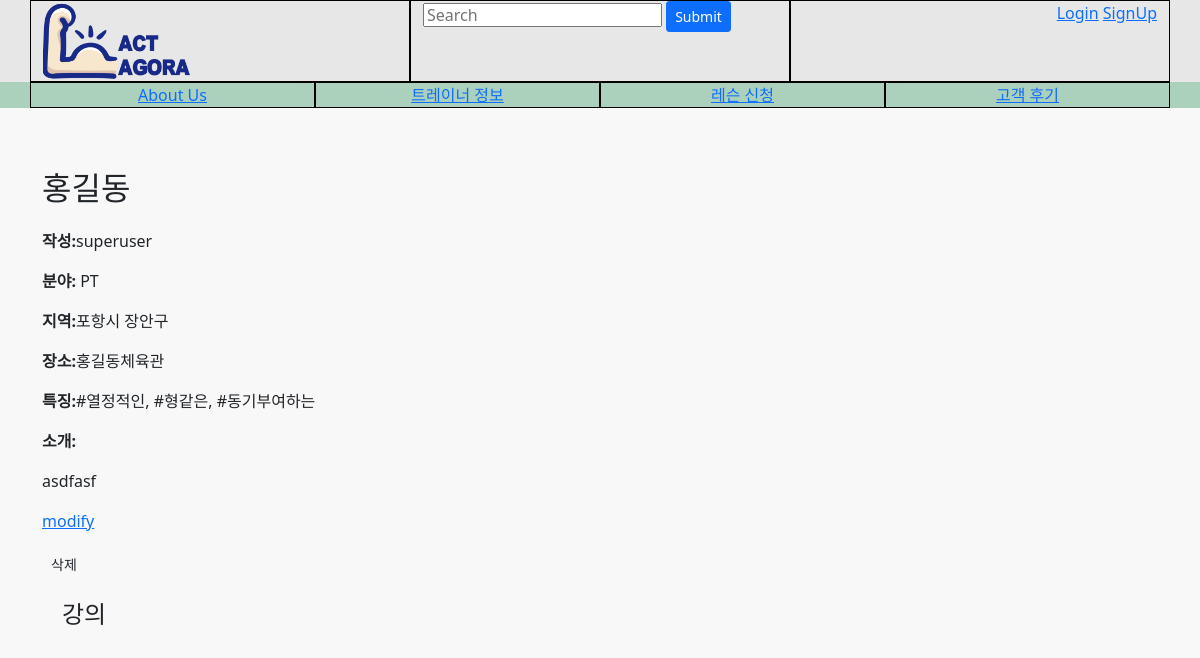
The app's page /trainer/17 with its own data.
### trainer/models.py (models this page shows, shortened)
class Trainer(models.Model):
    writer = models.ForeignKey(settings.AUTH_USER_MODEL, null=True, blank=True, on_delete=models.CASCADE, verbose_name='작성자')
    name = models.CharField(max_length=10, verbose_name='이름')
    genretext = models.CharField(max_length=200, null=True)
    genre = models.ManyToManyField(Genre, null=True, blank=True, verbose_name='장르')
    address = models.CharField(max_length=40, null=True, verbose_name='지역')
    place = models.CharField(max_length=40, null=True, verbose_name='장소')
    summary = models.TextField(null=True, blank=True)
    tagtext = models.CharField(max_length=200, null=True, blank=True)
    hashtag = models.ManyToManyField(Hashtag, null=True, blank=True)
    def display_genre(self):
        """Create a string for the Genre. This is required to display genre in Admin."""
        return ', '.join(genre.name for genre in self.genre.all()[:3])
    display_genre.short_description = 'Genre'
    class Meta:
        db_table = '트레이너'
        verbose_name = '트레이너'
        verbose_name_plural = '트레이너'

class Genre(models.Model):
    name = models.CharField(max_length=200, help_text='Enter a class genre (e.g. PT, yoga, pilates')
    def __str__(self):
        return self.name

class Hashtag(models.Model):
    name = models.CharField(max_length=20, unique=True, help_text='Enter a feature of trainer.')
    def __str__(self):
        return self.name

### accounts/models.py (models this page shows)
class User(AbstractBaseUser, PermissionsMixin):
    objects = UserManager()
    user_id = models.CharField(max_length=17, verbose_name="아이디", unique=True)
    password = models.CharField(max_length=256, verbose_name="비밀번호")
    email = models.EmailField(max_length=128, verbose_name="이메일", null=True, unique=True)
    hp = models.IntegerField(verbose_name="핸드폰번호", null=True, unique=True)
    name = models.CharField(max_length=8, verbose_name="이름", null=True)
    level = models.CharField(choices=LEVEL_CHOICES, max_length=18, verbose_name="등급", default=3)
    auth = models.CharField(max_length=10, verbose_name="인증번호", null=True)
    date_joined = models.DateTimeField(auto_now_add=True, verbose_name='가입일', null=True, blank=True)
    is_active = models.BooleanField(default=True)
    is_admin = models.BooleanField(default=False)
    is_staff = models.BooleanField(default=False)
    is_superuser = models.BooleanField(default=False)
    USERNAME_FIELD = 'user_id'
    REQUIRED_FIELDS = ['email']
    def __str__(self):
        return self.user_id
    class Meta:
        db_table = "회원목록"
        verbose_name = "사용자"
        verbose_name_plural = "사용자"

### trainer/views.py (the view)
# urls.py: path('trainer/<int:pk>', views.trainer_detail_view, name='trainer-detail'),
def trainer_detail_view(request, pk):
    trainer = get_object_or_404(Trainer, pk=pk)
    if request.user == trainer.writer:
        trainer_auth = True
    else:
        trainer_auth = False
    context = {
        'trainer': trainer,
        'trainer_auth': trainer_auth,
    }
    return render(request, 'trainer/trainer_detail.html', context)

### templates/trainer/trainer_detail.html (shortened to what this page needs)
{% extends 'base.html' %}
{% block contents %}
<h1>{{ trainer.name }}</h1>
<p><strong>작성:</strong>{{ trainer.writer }}</p>
<p><strong>분야: </strong>{% for genre in trainer.genre.all %}{{ genre }}{% if not forloop.last %}, {% endif %}{% endfor %}</p>
<p><strong>지역:</strong>{{ trainer.address }}</p>
<p><strong>장소:</strong>{{ trainer.place }}</p>
<p><strong>특징:</strong>{% for tag in trainer.hashtag.all %}#{{ tag }}{% if not forloop.last %}, {% endif %}{% endfor %}</p>
<p><strong>소개: </strong></p>
<p>{{ trainer.summary | safe}}</p>
<p><a href="{% url 'trainer-update' trainer.id %}">modify</a></p>
<button class="btn btn-sm" id="detail_btn" data-toggle="modal" data-target="#delete_modal">삭제</button>
<div style="margin-left:20px;margin-top:20px">
    <h4>강의</h4>
</div>
{% endblock %}

### records on screen
Trainer: name "홍길동", writer "superuser", address "포항시 장안구", place "홍길동체육관", summary "asdfasf"
Genre: name "PT"
Hashtag: name "열정적인"
Hashtag: name "형같은"
Hashtag: name "동기부여하는"
